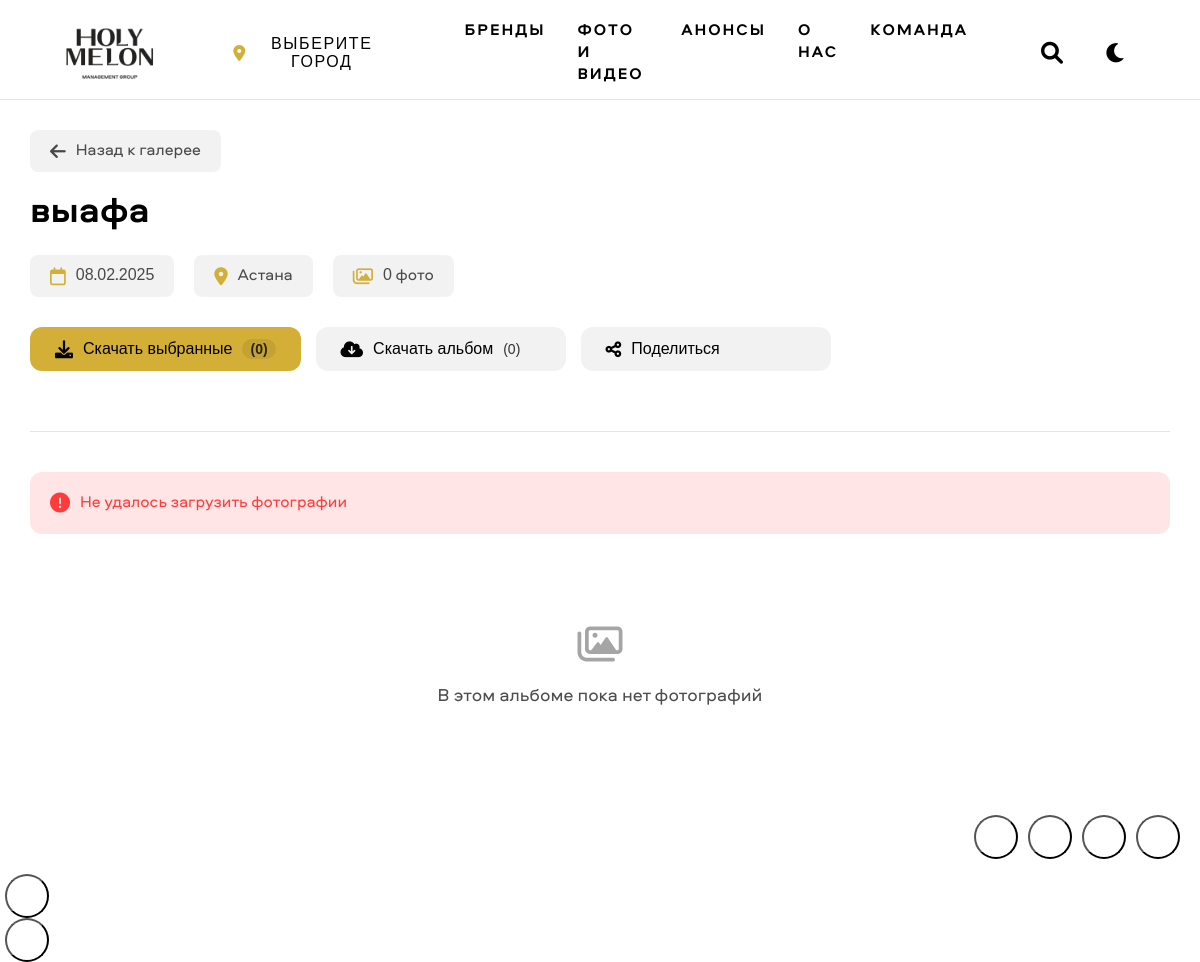
The page /photos/2/ on the database its author committed.
### main/models.py (models this page shows, shortened)
class PhotoAlbum(models.Model):
    title = models.CharField(max_length=200, verbose_name='Название')
    cover_image = models.ImageField(upload_to='album_covers/', verbose_name='Обложка', null=True, blank=True)
    yandex_folder = models.CharField(
        max_length=200,
        verbose_name='Папка на Яндекс.Диске',
        help_text='Укажите путь к папке на Яндекс.Диске (например: Photos/Events/2024)'
    )
    city = models.ForeignKey(City, on_delete=models.PROTECT, verbose_name='Город')
    date = models.DateField(verbose_name='Дата')
    created_at = models.DateTimeField(auto_now_add=True)
    yandex_preview_url = models.URLField(max_length=500, blank=True)
    class Meta:
        verbose_name = 'Фотоальбом'
        verbose_name_plural = 'Фотоальбомы'
        ordering = ['-date']

class City(models.Model):
    name = models.CharField('Название города', max_length=100)
    is_active = models.BooleanField('Активен', default=True)
    order = models.IntegerField('Порядок', default=0)
    class Meta:
        verbose_name = 'Город'
        verbose_name_plural = 'Города'
        ordering = ['order', 'name']

### main/views.py (the view, shortened to what this page needs)
# urls.py: path('photos/<int:pk>/', views.album_detail, name='album_detail'),
def album_detail(request, pk):
    album = get_object_or_404(PhotoAlbum, pk=pk)
    yandex_token = get_yandex_token()
    current_city_id = request.session.get('current_city_id')
    current_city = City.objects.get(id=current_city_id).name if current_city_id else None
    try:
        folder_path = album.yandex_folder
        if folder_path.startswith('disk:'):
            folder_path = folder_path[5:]  # Убираем 'disk:'
        folder_path = folder_path.strip('/')  # Убираем слэши в начале и конце
        print(f"Debug: Folder path = {folder_path}")  # Выводим путь к папке
        response = requests.get(
            'https://cloud-api.yandex.net/v1/disk/resources',
            params={
                'path': folder_path,
                'limit': 100,
                'sort': 'name',
                'fields': '_embedded.items.name,_embedded.items.mime_type,_embedded.items.path,_embedded.items.file,_embedded.items.preview,_embedded.items.size',
                'preview_size': 'L'  # Изменил на L, так как XXL может не поддерживаться
            },
            headers={'Authorization': f'OAuth {yandex_token}'}
        )
        print(f"Debug: Request URL = {response.url}")
        print(f"Debug: Response Status = {response.status_code}")
        print(f"Debug: Response Content = {response.text}")  # Выводим весь ответ
        response.raise_for_status()
        data = response.json()
        photos = []
        if '_embedded' in data and 'items' in data['_embedded']:
            print(f"Debug: Found {len(data['_embedded']['items'])} items")
            for item in data['_embedded']['items']:
                print(f"\nDebug: Processing item: {item.get('name')}")
                print(f"Debug: Item type: {item.get('type')}")
                print(f"Debug: Mime type: {item.get('mime_type')}")
                print(f"Debug: Preview URL: {item.get('preview')}")
                print(f"Debug: File URL: {item.get('file')}")
                if item.get('mime_type', '').startswith('image/'):
                    preview_url = item.get('preview', '')
                    file_url = item.get('file', '')
                    if preview_url or file_url:
                        photo_data = {
                            'name': item.get('name', ''),
                            'preview': preview_url,
                            'thumbnail': preview_url,  # Используем тот же URL для миниатюры
                            'url': file_url or preview_url  # Если нет file_url, используем preview_url
                        }
                        photos.append(photo_data)
                        print(f"Debug: Added photo: {photo_data}")
        print(f"\nDebug: Total photos added: {len(photos)}")
        photos.sort(key=lambda x: x['name'])
        context = {
            'album': album,
            'photos': photos,
            'cities': City.objects.filter(is_active=True).order_by('order', 'name'),
            'current_city': current_city
        }
        return render(request, 'main/album_detail.html', context)
    except requests.RequestException as e:
        print(f"Error fetching photos: {e}")
        error_message = 'Не удалось загрузить фотографии'
        context = {
            'album': album,
            'error': error_message,
            'cities': City.objects.filter(is_active=True).order_by('order', 'name'),
            'current_city': current_city,
            'photos': []
        }
        return render(request, 'main/album_detail.html', context)

### main/context_processors.py (called while the page is built)
def cities(request):
    current_city_id = request.session.get('current_city_id')
    try:
        current_city = City.objects.get(id=current_city_id).name if current_city_id else None
    except City.DoesNotExist:
        current_city = None
    return {
        'cities': City.objects.filter(is_active=True).order_by('order', 'name'),
        'current_city': current_city
    }

### main/views.py (called while the page is built)
def get_yandex_token():
    settings = SiteSettings.objects.first()
    return settings.yandex_token if settings else ''

### main/templates/main/album_detail.html (shortened to what this page needs)
{% extends 'main/base.html' %}
{% load static %}
{% block extra_css %}
<link rel="stylesheet" href="{% static 'css/album-detail.css' %}">
<link rel="stylesheet" href="https://cdn.jsdelivr.net/npm/photoswipe@5.3.8/dist/photoswipe.css">
<link rel="stylesheet" href="https://cdnjs.cloudflare.com/ajax/libs/font-awesome/6.0.0/css/all.min.css">
{% endblock %}
{% block content %}
<div class="album-detail">
    <div class="album-header">
        <nav class="album-breadcrumb">
            <a href="{% url 'photo_gallery' %}" class="back-link">
                <i class="fas fa-arrow-left"></i> Назад к галерее
            </a>
        </nav>
        <h1>{{ album.title }}</h1>
        <div class="album-meta">
            <span class="meta-item">
                <i class="far fa-calendar"></i>
                {{ album.date|date:"d.m.Y" }}
            </span>
            <span class="meta-item">
                <i class="fas fa-map-marker-alt"></i>
                {{ album.city.name }}
            </span>
            <span class="meta-item">
                <i class="far fa-images"></i>
                {{ photos|length }} фото
            </span>
        </div>
        <div class="album-actions">
            <button class="action-button primary-action" id="downloadSelectedBtn">
                <i class="fas fa-download"></i>
                <span>Скачать выбранные</span>
                <span class="counter">(0)</span>
            </button>
            <button class="action-button" id="downloadAllBtn">
                <i class="fas fa-cloud-download-alt"></i>
                <span>Скачать альбом</span>
                <span class="counter">({{ photos|length }})</span>
            </button>
            <button class="action-button" id="shareAlbumBtn">
                <i class="fas fa-share-alt"></i>
                <span>Поделиться</span>
            </button>
        </div>
    </div>
    {% if error %}
    <div class="error-message">
        <i class="fas fa-exclamation-circle"></i>
        {{ error }}
    </div>
    {% endif %}
    <div class="photos-grid" id="gallery">
        {% for photo in photos %}
        <figure class="photo-item" data-index="{{ forloop.counter0 }}">
            <a
                href="{{ photo.url }}"
                data-pswp-src="{{ photo.url }}"
                data-pswp-width="1920"
                data-pswp-height="1080"
                data-download-url="{{ photo.url }}"
                onclick="return false;"
            >
                <img
                    src="{{ photo.thumbnail }}"
                    alt="{{ photo.name }}"
                    loading="lazy"
                >
                <div class="photo-overlay">
                    <div class="overlay-content">
                        <i class="fas fa-expand"></i>
                        <span class="overlay-text">Увеличить</span>
                    </div>
                </div>
            </a>
            <div class="photo-actions">
                <button class="photo-action-btn select-photo" title="Выбрать фото">
                    <i class="far fa-square"></i>
                </button>
                <button class="photo-action-btn download-photo" title="Скачать фото">
                    <i class="fas fa-download"></i>
                </button>
            </div>
        </figure>
        {% empty %}
        <div class="no-photos">
            <i class="far fa-images"></i>
            <p>В этом альбоме пока нет фотографий</p>
        </div>
        {% endfor %}
    </div>
</div>
<div class="pswp" tabindex="-1" role="dialog" aria-hidden="true">
    <div class="pswp__scroll-wrap">
        <div class="pswp__ui pswp__ui--hidden">
            <div class="pswp__top-bar">
                <button class="pswp__button pswp__button--close" title="Закрыть (Esc)">
                    <i class="fas fa-times"></i>
                </button>
                <button class="pswp__button pswp__button--fs" title="На весь экран">
                    <i class="fas fa-expand"></i>
                </button>
                <button class="pswp__button pswp__button--zoom" title="Увеличить/уменьшить">
                    <i class="fas fa-search-plus"></i>
                </button>
                <button class="pswp__button pswp__button--download" title="Скачать оригинал">
                    <i class="fas fa-download"></i>
                </button>
            </div>
            <button class="pswp__button pswp__button--arrow--left" title="Предыдущее">
                <i class="fas fa-chevron-left"></i>
            </button>
            <button class="pswp__button pswp__button--arrow--right" title="Следующее">
                <i class="fas fa-chevron-right"></i>
            </button>
        </div>
    </div>
</div>
{% endblock %}

### main/static/css/style.css (style rules this page uses)
:root { --color-black: #000000; --color-white: #FFFFFF; --color-gold: #D4AF37; --header-dark: rgba(0, 0, 0, 0.7); --header-light: rgba(255, 255, 255, 0.7); --header-height: 100px; --header-height-mobile: 80px; --container-width: 1920px; --container-padding: 60px; --container-padding-mobile: 20px; --light-bg: #FFFFFF; --light-text: #000000; --light-text-secondary: rgba(0, 0, 0, 0.7); --dark-bg: #000000; --dark-text: #FFFFFF; --dark-text-secondary: rgba(255, 255, 255, 0.7); --icon-size: 44px; --icon-size-mobile: 40px; --icon-size-small: 36px; }
* { margin: 0; padding: 0; box-sizing: border-box; }
html { font-size: 62.5%; }
body { font-family: 'Aeroport', sans-serif; font-size: 1.6rem; background: var(--color-black); color: var(--color-white); min-height: 100vh; }
@media (max-width: 1920px) { :root { --container-padding: 40px; } }
@media (max-width: 1400px) { :root { --container-padding: 40px; } }
@media (max-width: 1200px) { :root { --container-padding: 30px; } }
body.light { background: var(--light-bg); color: var(--light-text); }

### main/static/css/album-detail.css (style rules this page uses)
.album-detail { max-width: var(--container-width); margin: 0 auto; padding: var(--container-padding); background: var(--light-bg); min-height: calc(100vh - var(--header-height)); }
.album-header { margin-bottom: 4rem; padding-bottom: 3rem; border-bottom: 1px solid rgba(0, 0, 0, 0.1); }
.album-breadcrumb { margin-bottom: 2rem; }
.back-link { display: inline-flex; align-items: center; color: var(--light-text-secondary); text-decoration: none; font-size: 1.6rem; transition: all 0.3s ease; padding: 1rem 2rem; background: rgba(0, 0, 0, 0.05); border-radius: 8px; }
.back-link i { margin-right: 1rem; font-size: 1.8rem; }
.album-header h1 { font-family: 'Aeroport', sans-serif; font-size: 3.6rem; font-weight: 700; margin-bottom: 2rem; color: var(--light-text); line-height: 1.2; }
.album-meta { display: flex; gap: 2rem; margin-bottom: 3rem; flex-wrap: wrap; }
.meta-item { display: flex; align-items: center; color: var(--light-text-secondary); font-size: 1.6rem; padding: 1rem 2rem; background: rgba(0, 0, 0, 0.05); border-radius: 8px; transition: all 0.3s ease; }
.meta-item i { margin-right: 1rem; font-size: 1.8rem; color: var(--color-gold); }
.album-actions { display: flex; gap: 1.5rem; margin-bottom: 3rem; flex-wrap: wrap; }
.action-button { display: inline-flex; align-items: center; padding: 1.2rem 2.5rem; border: none; border-radius: 12px; font-size: 1.6rem; font-weight: 500; cursor: pointer; transition: all 0.3s ease; background: rgba(0, 0, 0, 0.05); color: var(--light-text); min-width: 250px; }
.action-button.primary-action { background: var(--color-gold); color: var(--color-black); }
.action-button i { margin-right: 1rem; font-size: 1.8rem; }
.action-button .counter { margin-left: 1rem; opacity: 0.8; font-size: 1.4rem; }
.photos-grid { display: grid; grid-template-columns: repeat(auto-fill, minmax(350px, 1fr)); gap: 2rem; margin-top: 3rem; }
.pswp { --pswp-bg-color: rgba(0, 0, 0, 0.95); }
.pswp__button { width: 44px; height: 44px; background: rgba(255, 255, 255, 0.1) !important; border-radius: 50%; display: flex; align-items: center; justify-content: center; color: white; transition: all 0.3s ease; margin: 0 5px; }
.pswp__button i { font-size: 1.8rem; }
.pswp__top-bar { padding: 15px; display: flex; align-items: center; justify-content: flex-end; }
@media (max-width: 1200px) { .photos-grid { grid-template-columns: repeat(auto-fill, minmax(300px, 1fr)); gap: 1.5rem; } }
.counter { transition: all 0.3s ease; }
.primary-action .counter { background: rgba(0, 0, 0, 0.1); padding: 0.2rem 0.8rem; border-radius: 12px; font-weight: 600; }
.error-message { background: rgba(255, 0, 0, 0.1); color: #ff3b3b; padding: 2rem; border-radius: 12px; margin-bottom: 3rem; display: flex; align-items: center; gap: 1rem; font-size: 1.6rem; }
.error-message i { font-size: 2rem; }
.no-photos { grid-column: 1 / -1; text-align: center; padding: 6rem 2rem; color: var(--light-text-secondary); }
.no-photos i { font-size: 4rem; margin-bottom: 2rem; opacity: 0.5; }
.no-photos p { font-size: 1.8rem; }

### rows shown on the page
PhotoAlbum: title "выафа", date "08.02.2025", city.name "Астана"

### other values the page prints
{{ current_city|default:"ВЫБЕРИТЕ ГОРОД" }} "ВЫБЕРИТЕ ГОРОД"
{{ photos|length }} "0"
{{ error }} "Не удалось загрузить фотографии"
